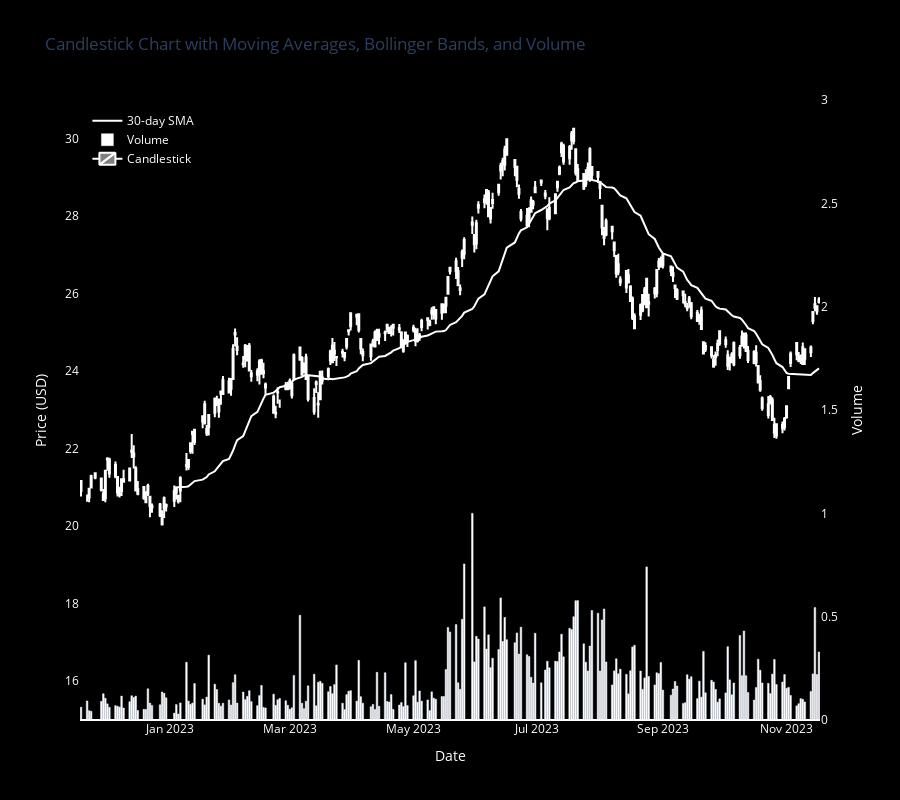

Source (notebook cell):
### Code cell
build_black_white_ohlc(botz, 15, 31)

### Figure 1 — Plotly figure (JSON) as saved in the notebook; plotly's stock layout.template omitted (floating-point values rounded to 4 significant figures; data arrays with more than 128 entries replaced by an {"elided": "..."} marker saying what was removed)
{"data": [{"line": {"color": "white"}, "mode": "lines", "name": "30-day SMA", "type": "scatter", "x": {"elided": "251 str values"}, "y": {"elided": "251 float values"}}, {"marker": {"color": "white"}, "name": "Volume", "type": "bar", "x": {"elided": "251 str values"}, "y": {"elided": "251 float values"}, "yaxis": "y2"}, {"close": {"elided": "251 float values"}, "decreasing": {"line": {"color": "white"}}, "high": {"elided": "251 float values"}, "increasing": {"line": {"color": "white"}}, "low": {"elided": "251 float values"}, "name": "Candlestick", "open": {"elided": "251 float values"}, "type": "candlestick", "x": {"elided": "251 str values"}}], "layout": {"height": 800, "legend": {"font": {"color": "white"}, "x": 0.01, "xanchor": "left", "y": 0.99, "yanchor": "top"}, "paper_bgcolor": "black", "plot_bgcolor": "black", "title": {"text": "Candlestick Chart with Moving Averages, Bollinger Bands, and Volume"}, "xaxis": {"rangeslider": {"visible": false}, "tickfont": {"color": "white"}, "title": {"font": {"color": "white"}, "text": "Date"}}, "yaxis": {"range": [15, 31], "showgrid": false, "tickfont": {"color": "white"}, "title": {"font": {"color": "white"}, "text": "Price (USD)"}}, "yaxis2": {"overlaying": "y", "range": [0, 3], "showgrid": false, "side": "right", "tickfont": {"color": "white"}, "title": {"font": {"color": "white"}, "text": "Volume"}}}}
